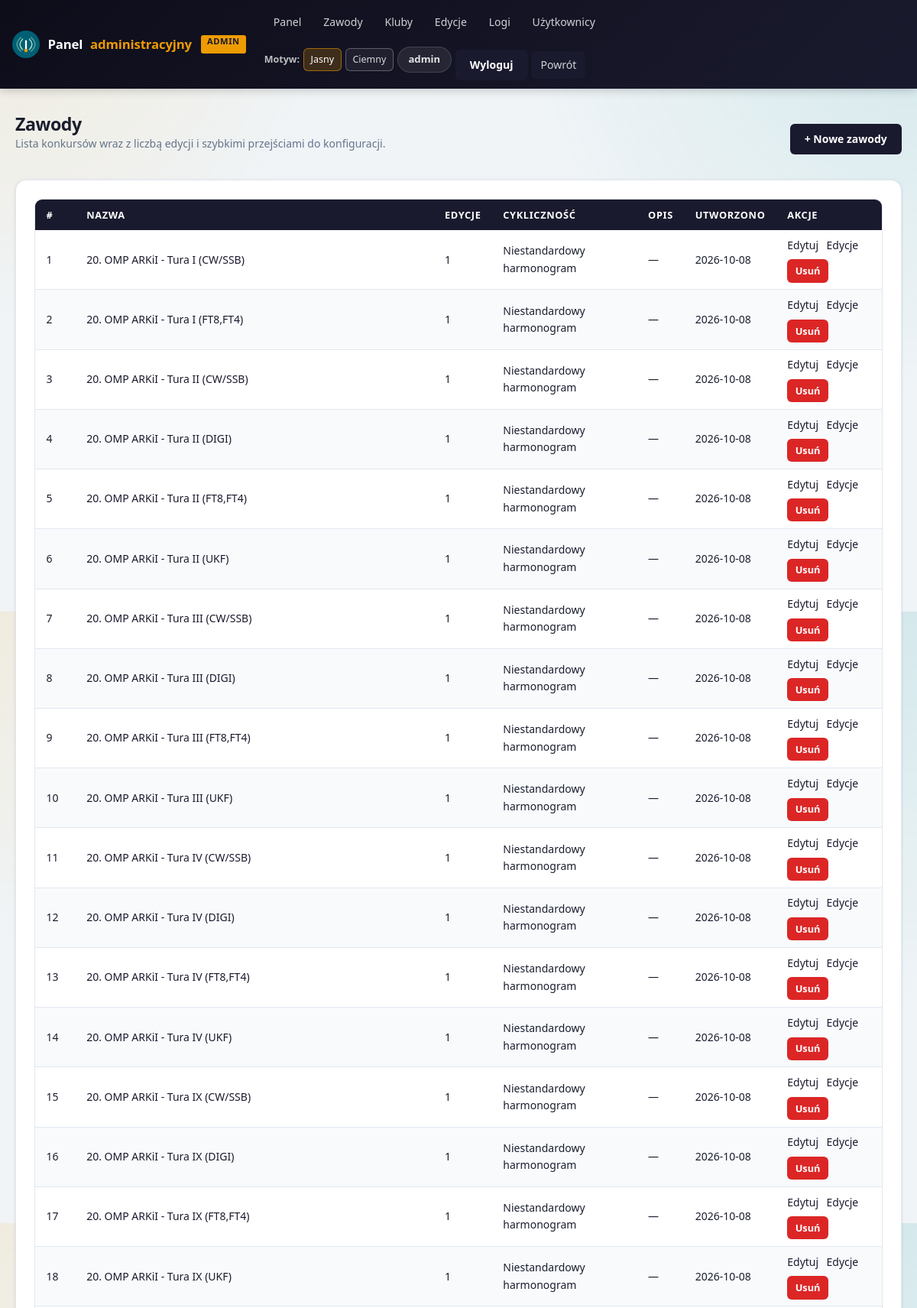
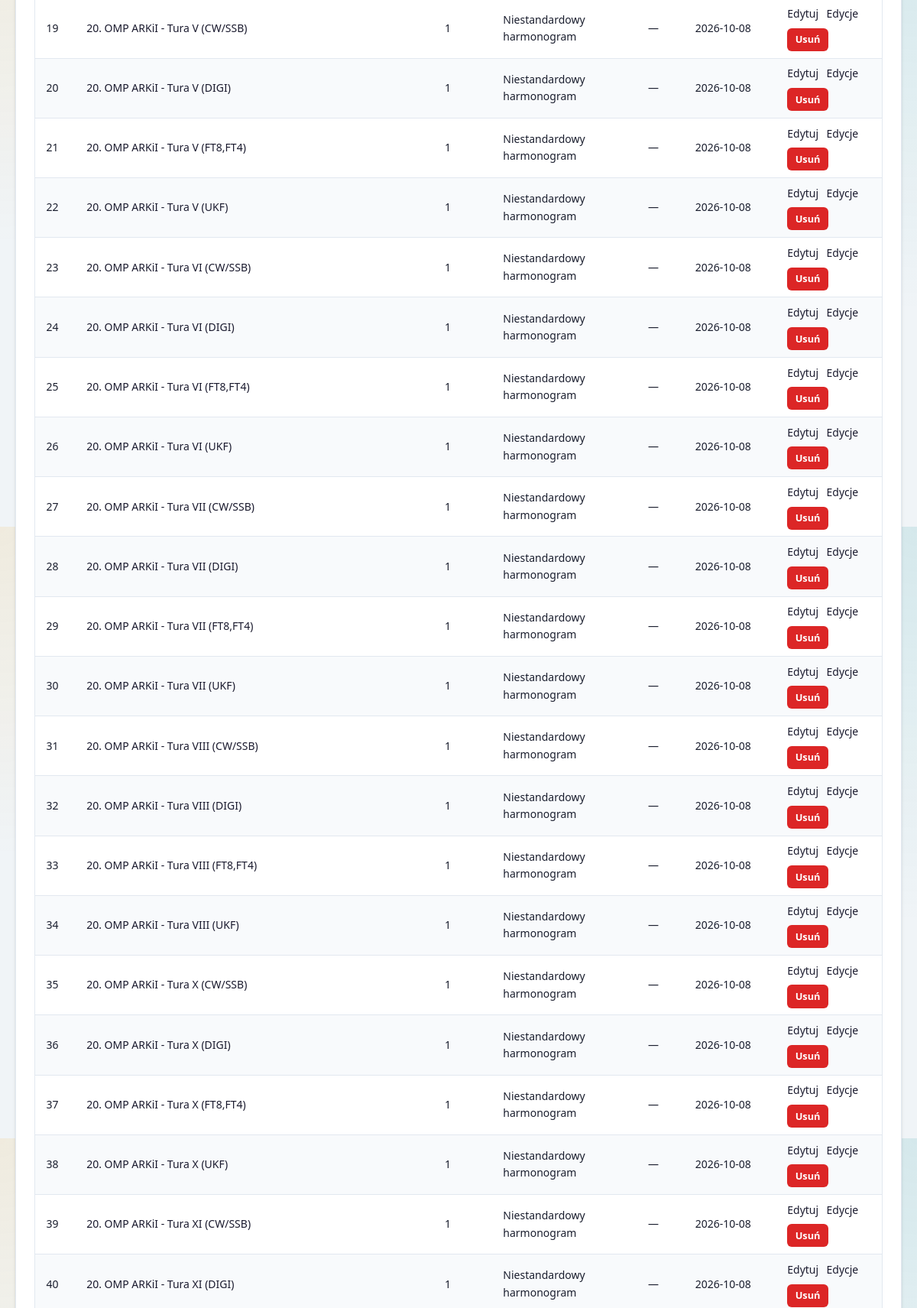
The app's page /admin/contests (signed in, upper part) with its own data (2 pictures, top to bottom).
### app/models.py (models this page shows, shortened)
class AdminUser(db.Model):
    id = db.Column(db.Integer, primary_key=True)
    username = db.Column(db.String(80), nullable=False, unique=True)
    password_hash = db.Column(db.String(255), nullable=False)
    created_at = db.Column(db.DateTime, default=datetime.utcnow, nullable=False)
    last_login_at = db.Column(db.DateTime, nullable=True)

class Contest(db.Model):
    id = db.Column(db.Integer, primary_key=True)
    name = db.Column(db.String(120), nullable=False, unique=True)
    description = db.Column(db.Text, nullable=True)
    is_yearly_recurring = db.Column(db.Boolean, default=True, nullable=False)
    created_at = db.Column(db.DateTime, default=datetime.utcnow, nullable=False)
    editions = db.relationship(
        "ContestEdition",
        back_populates="contest",
        cascade="all, delete-orphan",
        order_by="ContestEdition.year.desc()",
    )
    rule_notes = db.relationship(
        "ContestRuleNote",
        back_populates="contest",
        cascade="all, delete-orphan",
        order_by="ContestRuleNote.created_at.desc()",
    )

### app/admin.py (the view)
@admin_bp.route("/contests")
@admin_login_required
def contests():
    contests_list = (
        Contest.query.order_by(Contest.name.asc()).all()
    )
    return render_template("admin/contests.html", contests=contests_list)

### app/admin.py (called while the page is built)
@admin_bp.before_request
def require_admin_login():
    allowed_endpoints = {
        "admin.login",
        "admin.logout",
    }
    if request.endpoint in allowed_endpoints:
        return None
    if get_current_admin_user() is None:
        flash("Zaloguj się, aby uzyskać dostęp do panelu administracyjnego.", "error")
        return redirect(url_for("admin.login", next=request.full_path if request.query_string else None))

### app/admin_auth.py (called while the page is built)
def get_current_admin_user() -> AdminUser | None:
    if hasattr(g, "current_admin_user"):
        return g.current_admin_user
    user_id = session.get(SESSION_KEY)
    if not user_id:
        g.current_admin_user = None
        return None
    user = db.session.get(AdminUser, user_id)
    g.current_admin_user = user
    return user

def admin_login_required(view):
    @wraps(view)
    def wrapped(*args, **kwargs):
        if get_current_admin_user() is None:
            flash("Zaloguj się, aby uzyskać dostęp do panelu administracyjnego.", "error")
            return redirect(url_for("admin.login", next=request.full_path if request.query_string else None))
        return view(*args, **kwargs)
    return wrapped

### app/templates/admin/contests.html
{% extends 'admin/base.html' %}
{% block content %}
<div class="page-header">
    <div>
        <h2>Zawody</h2>
        <p class="muted">Lista konkursów wraz z liczbą edycji i szybkimi przejściami do konfiguracji.</p>
    </div>
    <a href="{{ url_for('main.contests') }}" class="button">+ Nowe zawody</a>
</div>
<section class="card">
    {% if contests %}
        <div class="table-wrap">
            <table>
                <thead>
                    <tr>
                        <th>#</th>
                        <th>Nazwa</th>
                        <th>Edycje</th>
                        <th>Cykliczność</th>
                        <th>Opis</th>
                        <th>Utworzono</th>
                        <th>Akcje</th>
                    </tr>
                </thead>
                <tbody>
                    {% for contest in contests %}
                    <tr>
                        <td>{{ contest.id }}</td>
                        <td><a href="{{ url_for('main.contest_detail', contest_id=contest.id) }}">{{ contest.name }}</a></td>
                        <td>{{ contest.editions | length }}</td>
                        <td>{{ 'Coroczne' if contest.is_yearly_recurring else 'Niestandardowy harmonogram' }}</td>
                        <td>{{ contest.description or '—' }}</td>
                        <td>{{ contest.created_at.strftime('%Y-%m-%d') }}</td>
                        <td>
                            <div class="table-actions">
                                <a href="{{ url_for('admin.edit_contest', contest_id=contest.id) }}">Edytuj</a>
                                <a href="{{ url_for('admin.editions', contest_id=contest.id) }}">Edycje</a>
                                <form method="post" action="{{ url_for('admin.delete_contest', contest_id=contest.id) }}" class="inline-action"
                                      onsubmit="return confirm('Usunąć zawody \'{{ contest.name }}\' wraz z wszystkimi edycjami, logami i QSO? Tej operacji nie można cofnąć.')">
                                    <button type="submit" class="btn-danger btn-sm">Usuń</button>
                                </form>
                            </div>
                        </td>
                    </tr>
                    {% endfor %}
                </tbody>
            </table>
        </div>
    {% else %}
        <p class="muted">Brak zawodów. <a href="{{ url_for('main.contests') }}">Utwórz nowe</a>.</p>
    {% endif %}
</section>
{% endblock %}

### app/templates/admin/base.html (shortened to what this page needs)
<!doctype html>
<html lang="{{ ui_lang }}" data-theme="{{ ui_theme }}">
<head>
    <link rel="stylesheet" href="{{ url_for('static', filename='styles.css') }}">
</head>
<body class="admin-panel">
<header class="site-header admin-header">
    <div class="header-inner">
        <a class="site-logo" href="{{ url_for('admin.dashboard') }}">
            <img src="{{ url_for('static', filename='favicon.svg') }}" alt="Logo">
            <span class="site-logo-text">Panel&nbsp;<span class="logo-accent">administracyjny</span> <span class="admin-badge">ADMIN</span></span>
        </a>
        <nav class="admin-nav">
            <div class="admin-nav-primary">
                <a href="{{ url_for('admin.dashboard') }}">Panel</a>
                <a href="{{ url_for('admin.contests') }}">Zawody</a>
                <a href="{{ url_for('admin.clubs') }}">Kluby</a>
                <a href="{{ url_for('admin.editions') }}">Edycje</a>
                <a href="{{ url_for('admin.logs') }}">Logi</a>
                <a href="{{ url_for('admin.users') }}">Użytkownicy</a>
            </div>
            <div class="admin-nav-meta">
                <span class="admin-nav-label">{{ t('theme') }}:</span>
                <a href="{{ ui_url(theme='light') }}" class="nav-chip {% if ui_theme == 'light' %}active{% endif %}">{{ t('theme_light') }}</a>
                <a href="{{ ui_url(theme='dark') }}" class="nav-chip {% if ui_theme == 'dark' %}active{% endif %}">{{ t('theme_dark') }}</a>
                {% if current_admin_user %}
                    <span class="admin-user-pill">{{ current_admin_user.username }}</span>
                    <form method="post" action="{{ url_for('admin.logout') }}" class="admin-nav-form">
                        <button type="submit" class="button admin-logout">Wyloguj</button>
                    </form>
                {% endif %}
                <a href="{{ url_for('main.index') }}" class="button admin-public-link">Powrót</a>
            </div>
        </nav>
    </div>
</header>
<main class="container admin-main">
    {% block content %}{% endblock %}
</main>
</body>
</html>

### app/templates/admin/base.html (style rules this page uses)
:root { --clr-primary: #1a1a2e; --clr-primary-dark: #0d0d1a; --clr-primary-light:#2d2d5a; --clr-accent: #ee9b00; }
.site-header { background: linear-gradient(135deg, #0d0d1a 0%, #1a1a2e 100%); }
.admin-badge { display: inline-block; background: var(--clr-accent); color: #1a1a2e; font-size: .7rem; font-weight: 800; padding: .15rem .5rem; border-radius: 3px; vertical-align: middle; margin-left: .4rem; letter-spacing: .05em; }
thead th { background: #1a1a2e; }

### records on screen
AdminUser: username "admin"
Contest: id "1", name "20. OMP ARKiI - Tura I (CW/SSB)", editions|length "1", is_yearly_recurring "Niestandardowy harmonogram", description "—", created_at "2026-10-08"
Contest: id "2", name "20. OMP ARKiI - Tura I (FT8,FT4)", editions|length "1", is_yearly_recurring "Niestandardowy harmonogram", description "—", created_at "2026-10-08"
Contest: id "3", name "20. OMP ARKiI - Tura II (CW/SSB)", editions|length "1", is_yearly_recurring "Niestandardowy harmonogram", description "—", created_at "2026-10-08"
Contest: id "4", name "20. OMP ARKiI - Tura II (DIGI)", editions|length "1", is_yearly_recurring "Niestandardowy harmonogram", description "—", created_at "2026-10-08"
Contest: id "5", name "20. OMP ARKiI - Tura II (FT8,FT4)", editions|length "1", is_yearly_recurring "Niestandardowy harmonogram", description "—", created_at "2026-10-08"
Contest: id "6", name "20. OMP ARKiI - Tura II (UKF)", editions|length "1", is_yearly_recurring "Niestandardowy harmonogram", description "—", created_at "2026-10-08"
Contest: id "7", name "20. OMP ARKiI - Tura III (CW/SSB)", editions|length "1", is_yearly_recurring "Niestandardowy harmonogram", description "—", created_at "2026-10-08"
Contest: id "8", name "20. OMP ARKiI - Tura III (DIGI)", editions|length "1", is_yearly_recurring "Niestandardowy harmonogram", description "—", created_at "2026-10-08"
Contest: id "9", name "20. OMP ARKiI - Tura III (FT8,FT4)", editions|length "1", is_yearly_recurring "Niestandardowy harmonogram", description "—", created_at "2026-10-08"
Contest: id "10", name "20. OMP ARKiI - Tura III (UKF)", editions|length "1", is_yearly_recurring "Niestandardowy harmonogram", description "—", created_at "2026-10-08"
Contest: id "11", name "20. OMP ARKiI - Tura IV (CW/SSB)", editions|length "1", is_yearly_recurring "Niestandardowy harmonogram", description "—", created_at "2026-10-08"
Contest: id "12", name "20. OMP ARKiI - Tura IV (DIGI)", editions|length "1", is_yearly_recurring "Niestandardowy harmonogram", description "—", created_at "2026-10-08"
Contest: id "13", name "20. OMP ARKiI - Tura IV (FT8,FT4)", editions|length "1", is_yearly_recurring "Niestandardowy harmonogram", description "—", created_at "2026-10-08"
Contest: id "14", name "20. OMP ARKiI - Tura IV (UKF)", editions|length "1", is_yearly_recurring "Niestandardowy harmonogram", description "—", created_at "2026-10-08"
Contest: id "15", name "20. OMP ARKiI - Tura IX (CW/SSB)", editions|length "1", is_yearly_recurring "Niestandardowy harmonogram", description "—", created_at "2026-10-08"
Contest: id "16", name "20. OMP ARKiI - Tura IX (DIGI)", editions|length "1", is_yearly_recurring "Niestandardowy harmonogram", description "—", created_at "2026-10-08"
Contest: id "17", name "20. OMP ARKiI - Tura IX (FT8,FT4)", editions|length "1", is_yearly_recurring "Niestandardowy harmonogram", description "—", created_at "2026-10-08"
Contest: id "18", name "20. OMP ARKiI - Tura IX (UKF)", editions|length "1", is_yearly_recurring "Niestandardowy harmonogram", description "—", created_at "2026-10-08"
Contest: id "19", name "20. OMP ARKiI - Tura V (CW/SSB)", editions|length "1", is_yearly_recurring "Niestandardowy harmonogram", description "—", created_at "2026-10-08"
Contest: id "20", name "20. OMP ARKiI - Tura V (DIGI)", editions|length "1", is_yearly_recurring "Niestandardowy harmonogram", description "—", created_at "2026-10-08"
Contest: id "21", name "20. OMP ARKiI - Tura V (FT8,FT4)", editions|length "1", is_yearly_recurring "Niestandardowy harmonogram", description "—", created_at "2026-10-08"
Contest: id "22", name "20. OMP ARKiI - Tura V (UKF)", editions|length "1", is_yearly_recurring "Niestandardowy harmonogram", description "—", created_at "2026-10-08"
Contest: id "23", name "20. OMP ARKiI - Tura VI (CW/SSB)", editions|length "1", is_yearly_recurring "Niestandardowy harmonogram", description "—", created_at "2026-10-08"
Contest: id "24", name "20. OMP ARKiI - Tura VI (DIGI)", editions|length "1", is_yearly_recurring "Niestandardowy harmonogram", description "—", created_at "2026-10-08"
Contest: id "25", name "20. OMP ARKiI - Tura VI (FT8,FT4)", editions|length "1", is_yearly_recurring "Niestandardowy harmonogram", description "—", created_at "2026-10-08"
Contest: id "26", name "20. OMP ARKiI - Tura VI (UKF)", editions|length "1", is_yearly_recurring "Niestandardowy harmonogram", description "—", created_at "2026-10-08"
Contest: id "27", name "20. OMP ARKiI - Tura VII (CW/SSB)", editions|length "1", is_yearly_recurring "Niestandardowy harmonogram", description "—", created_at "2026-10-08"
Contest: id "28", name "20. OMP ARKiI - Tura VII (DIGI)", editions|length "1", is_yearly_recurring "Niestandardowy harmonogram", description "—", created_at "2026-10-08"
Contest: id "29", name "20. OMP ARKiI - Tura VII (FT8,FT4)", editions|length "1", is_yearly_recurring "Niestandardowy harmonogram", description "—", created_at "2026-10-08"
Contest: id "30", name "20. OMP ARKiI - Tura VII (UKF)", editions|length "1", is_yearly_recurring "Niestandardowy harmonogram", description "—", created_at "2026-10-08"
Contest: id "31", name "20. OMP ARKiI - Tura VIII (CW/SSB)", editions|length "1", is_yearly_recurring "Niestandardowy harmonogram", description "—", created_at "2026-10-08"
Contest: id "32", name "20. OMP ARKiI - Tura VIII (DIGI)", editions|length "1", is_yearly_recurring "Niestandardowy harmonogram", description "—", created_at "2026-10-08"
Contest: id "33", name "20. OMP ARKiI - Tura VIII (FT8,FT4)", editions|length "1", is_yearly_recurring "Niestandardowy harmonogram", description "—", created_at "2026-10-08"
Contest: id "34", name "20. OMP ARKiI - Tura VIII (UKF)", editions|length "1", is_yearly_recurring "Niestandardowy harmonogram", description "—", created_at "2026-10-08"
Contest: id "35", name "20. OMP ARKiI - Tura X (CW/SSB)", editions|length "1", is_yearly_recurring "Niestandardowy harmonogram", description "—", created_at "2026-10-08"
Contest: id "36", name "20. OMP ARKiI - Tura X (DIGI)", editions|length "1", is_yearly_recurring "Niestandardowy harmonogram", description "—", created_at "2026-10-08"
Contest: id "37", name "20. OMP ARKiI - Tura X (FT8,FT4)", editions|length "1", is_yearly_recurring "Niestandardowy harmonogram", description "—", created_at "2026-10-08"
Contest: id "38", name "20. OMP ARKiI - Tura X (UKF)", editions|length "1", is_yearly_recurring "Niestandardowy harmonogram", description "—", created_at "2026-10-08"
Contest: id "39", name "20. OMP ARKiI - Tura XI (CW/SSB)", editions|length "1", is_yearly_recurring "Niestandardowy harmonogram", description "—", created_at "2026-10-08"
Contest: id "40", name "20. OMP ARKiI - Tura XI (DIGI)", editions|length "1", is_yearly_recurring "Niestandardowy harmonogram", description "—", created_at "2026-10-08"

### other values on screen
{{ t('theme') }} "Motyw"
{{ t('theme_light') }} "Jasny"
{{ t('theme_dark') }} "Ciemny"
